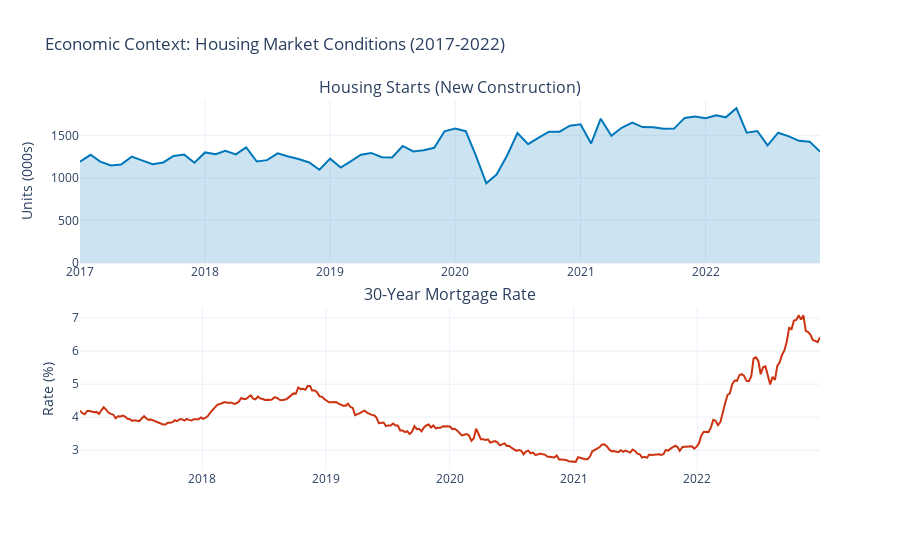

Here is the notebook cell this chart was saved with:
### Markdown cell above
<a id="temporal"></a>
## 8. Temporal Analysis: Economic Leading Indicators

Let's visualize the economic context over time to understand the macro pressures.

### Code cell
# =============================================================================
# Time Series: Economic Context
# =============================================================================

fig = make_subplots(
    rows=2, cols=1,
    subplot_titles=('Housing Starts (New Construction)', '30-Year Mortgage Rate'),
    vertical_spacing=0.12,
)

# Housing starts
fig.add_trace(
    go.Scatter(
        x=housing_starts.index,
        y=housing_starts['value'],
        fill='tozeroy',
        fillcolor='rgba(0, 119, 187, 0.2)',
        line=dict(color='#0077BB', width=2),
        name='Housing Starts'
    ),
    row=1, col=1
)

# Mortgage rates
fig.add_trace(
    go.Scatter(
        x=mortgage_rates.index,
        y=mortgage_rates['value'],
        line=dict(color='#CC3311', width=2),
        name='Mortgage Rate'
    ),
    row=2, col=1
)

fig.update_layout(
    title='Economic Context: Housing Market Conditions (2017-2022)',
    template='plotly_white',
    height=550,
    showlegend=False,
)

fig.update_yaxes(title_text="Units (000s)", row=1, col=1)
fig.update_yaxes(title_text="Rate (%)", row=2, col=1)

fig.show()
